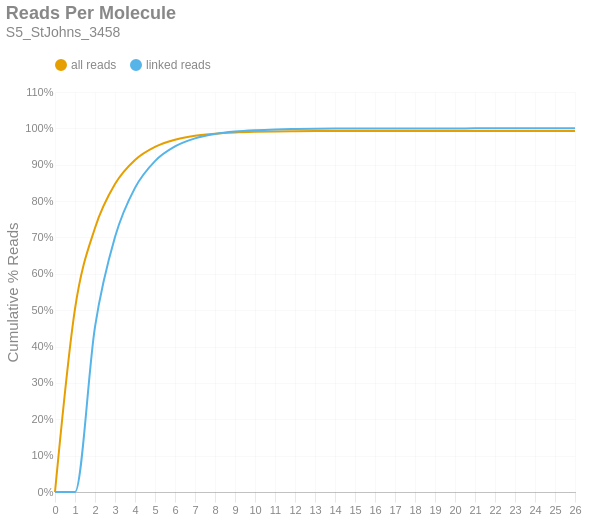

Source (notebook cell):
### Markdown cell above
### Reads per Molecule
This chart shows the cumulative distribution of the number of reads per linked molecule. That is, how many alignments are associated with a unique molecule. This excludes the number of reads associated with invalid or absent linked-read barcodes. The `linked` histogram is the percentages recalculated when disregarding singletons.

### Code cell
if SKIPLR:
    print_html(f"Skipped")
else:
    counts = np.bincount(valids['reads'].cast(pl.Int64).to_numpy())
    weighted = counts * np.arange(len(counts))
    all_perc = weighted / n_reads
    linked_perc = weighted / n_linked_reads
    linked_perc[1] = 0
    binned_df = pl.DataFrame({
        'readsper': list(range(len(counts))),
        'all reads (cumsum)': np.cumsum(all_perc).tolist(),
        'linked reads (cumsum)': np.cumsum(linked_perc).tolist(),
    })

    with SafeRender(binned_df):
        (
            density_plot(binned_df, 'Reads Per Molecule', samplename, 'readspmol')
            .encode(
                x=alt.X('readsper:O', title=None).axis(labelAngle=0).scale(padding=0),
                y=alt.Y('value:Q', title='Cumulative % Reads').axis(format='%').stack(False),
                color=alt.Color("key:N").scale(domain=["all reads", "linked reads"]),
                tooltip=[
                    alt.Tooltip("key:N", title="Data Type"),
                    alt.Tooltip("readsper:O", title="Reads Per Molecule"),
                    alt.Tooltip("value:Q", format=".2%", title="% Reads (Cum.)")
                ]            
            )
        ).display()

### Figure 1 — Vega-Lite specification as saved in the notebook (floating-point values rounded to 4 significant figures)
{"width": "container", "height": 400, "config": {"title": {"anchor": "start", "dy": -15, "fontSize": 18, "color": "#888888", "subtitleColor": "#888888", "subtitleFontSize": 14}, "arc": {"fill": "#0072B2"}, "axis": {"domainColor": "#888888", "domainWidth": 0.5, "gridWidth": 0.2, "grid": false, "titleFontWeight": 400, "titleFontSize": 15, "labelFontSize": 11, "labelColor": "#888888", "tickColor": "#888888", "tickWidth": 0.2, "titleColor": "#888888"}, "axisBand": {"grid": false}, "axisX": {"grid": true, "tickSize": 10, "domainCap": "round"}, "axisY": {"domain": false, "grid": true, "tickSize": 0, "domainCap": "round"}, "background": "transparent", "header": {"labelFontSize": 15, "labelColor": "#888888", "titleFontSize": 15, "titleFontWeight": 600, "titleColor": "#888888"}, "legend": {"labelFont": "sans-serif", "labelFontSize": 12, "labelColor": "#888888", "symbolSize": 100, "symbolType": "circle", "titleFontSize": 12, "titlePadding": 10, "titleColor": "#888888", "title": null, "orient": "top"}, "range": {"category": ["#E69F00", "#56B4E9", "#009E73", "#F0E442", "#0072B2", "#D55E00", "#CC79A7", "#000000"], "diverging": ["#cfe8f3", "#a2d4ec", "#73bfe2", "#46abdb", "#1696d2", "#12719e"]}, "area": {"fill": "#0072B2", "fillOpacity": 0.7, "line": true, "strokeOpacity": 0.7}, "line": {"color": "#0072B2", "stroke": "#0072B2", "strokeWidth": 2}, "trail": {"color": "#0072B2", "stroke": "#0072B2", "strokeWidth": 0, "size": 1}, "point": {"filled": true, "fillOpacity": 1.0, "size": 95}, "text": {"color": "#888888", "fontSize": 11, "align": "right", "fontWeight": 400, "size": 11}, "bar": {"fill": "#0072B2", "stroke": null}, "view": {"stroke": null, "continuousWidth": 660, "continuousHeight": 400}}, "data": {"name": "data-e7584d7137b0c84784b5e681c90ccebc"}, "mark": {"type": "line", "interpolate": "monotone", "point": {"opacity": 0, "size": 275}}, "encoding": {"color": {"field": "key", "scale": {"domain": ["all reads", "linked reads"]}, "type": "nominal"}, "tooltip": [{"field": "key", "title": "Data Type", "type": "nominal"}, {"field": "readsper", "title": "Reads Per Molecule", "type": "ordinal"}, {"field": "value", "format": ".2%", "title": "% Reads (Cum.)", "type": "quantitative"}], "x": {"axis": {"labelAngle": 0}, "field": "readsper", "scale": {"padding": 0}, "title": null, "type": "ordinal"}, "y": {"axis": {"format": "%"}, "field": "value", "stack": false, "title": "Cumulative % Reads", "type": "quantitative"}}, "params": [{"name": "param_c36ac31b6afebe62", "select": {"type": "point", "fields": ["key"]}, "bind": "legend"}], "title": {"text": "Reads Per Molecule", "subtitle": "S5_StJohns_3458"}, "transform": [{"fold": ["all reads (cumsum)", "linked reads (cumsum)"]}, {"calculate": "replace(datum.key, ' (cumsum)', '')", "as": "key"}, {"filter": {"param": "param_c36ac31b6afebe62"}}], "usermeta": {"embedOptions": {"downloadFileName": "S5_StJohns_3458.readspmol"}}, "$schema": "https://vega.github.io/schema/vega-lite/v6.1.0.json", "datasets": {"data-e7584d7137b0c84784b5e681c90ccebc": [{"readsper": 0, "all reads (cumsum)": 0.0, "linked reads (cumsum)": 0.0}, {"readsper": 1, "all reads (cumsum)": 0.5039, "linked reads (cumsum)": 0.0}, {"readsper": 2, "all reads (cumsum)": 0.7261, "linked reads (cumsum)": 0.4543}, {"readsper": 3, "all reads (cumsum)": 0.8468, "linked reads (cumsum)": 0.7011}, {"readsper": 4, "all reads (cumsum)": 0.913, "linked reads (cumsum)": 0.8364}, {"readsper": 5, "all reads (cumsum)": 0.9491, "linked reads (cumsum)": 0.91}, {"readsper": 6, "all reads (cumsum)": 0.9687, "linked reads (cumsum)": 0.9503}, {"readsper": 7, "all reads (cumsum)": 0.9796, "linked reads (cumsum)": 0.9724}, {"readsper": 8, "all reads (cumsum)": 0.9855, "linked reads (cumsum)": 0.9844}, {"readsper": 9, "all reads (cumsum)": 0.9887, "linked reads (cumsum)": 0.9911}, {"readsper": 10, "all reads (cumsum)": 0.9905, "linked reads (cumsum)": 0.9948}, {"readsper": 11, "all reads (cumsum)": 0.9916, "linked reads (cumsum)": 0.997}, {"readsper": 12, "all reads (cumsum)": 0.9922, "linked reads (cumsum)": 0.9982}, {"readsper": 13, "all reads (cumsum)": 0.9926, "linked reads (cumsum)": 0.999}, {"readsper": 14, "all reads (cumsum)": 0.9928, "linked reads (cumsum)": 0.9994}, {"readsper": 15, "all reads (cumsum)": 0.9929, "linked reads (cumsum)": 0.9997}, {"readsper": 16, "all reads (cumsum)": 0.993, "linked reads (cumsum)": 0.9998}, {"readsper": 17, "all reads (cumsum)": 0.993, "linked reads (cumsum)": 0.9999}, {"readsper": 18, "all reads (cumsum)": 0.993, "linked reads (cumsum)": 0.9999}, {"readsper": 19, "all reads (cumsum)": 0.993, "linked reads (cumsum)": 0.9999}, {"readsper": 20, "all reads (cumsum)": 0.993, "linked reads (cumsum)": 1.0}, {"readsper": 21, "all reads (cumsum)": 0.9931, "linked reads (cumsum)": 1.0}, {"readsper": 22, "all reads (cumsum)": 0.9931, "linked reads (cumsum)": 1.0}, {"readsper": 23, "all reads (cumsum)": 0.9931, "linked reads (cumsum)": 1.0}, {"readsper": 24, "all reads (cumsum)": 0.9931, "linked reads (cumsum)": 1.0}, {"readsper": 25, "all reads (cumsum)": 0.9931, "linked reads (cumsum)": 1.0}, {"readsper": 26, "all reads (cumsum)": 0.9931, "linked reads (cumsum)": 1.0}]}}
